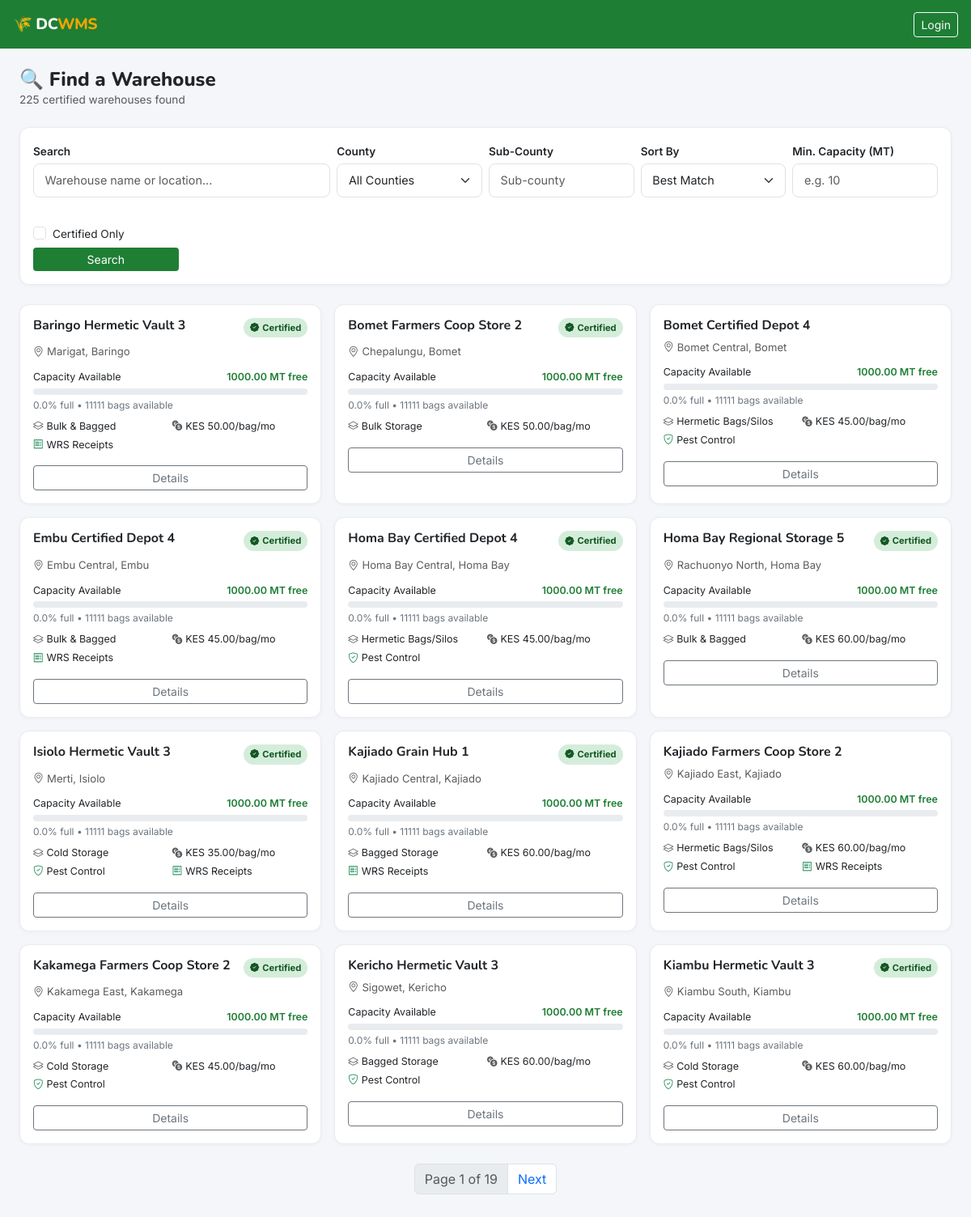
The page /warehouses/ on the database its author committed.
### warehouses/models.py (models this page shows, shortened)
class Warehouse(models.Model):
    operator = models.ForeignKey(
        settings.AUTH_USER_MODEL,
        on_delete=models.CASCADE,
        related_name='warehouses',
        limit_choices_to={'role': 'operator'}
    )
    name = models.CharField(max_length=200)
    registration_number = models.CharField(max_length=50, unique=True, blank=True)
    county = models.CharField(max_length=100, choices=COUNTY_CHOICES)
    sub_county = models.CharField(max_length=100)
    village = models.CharField(max_length=100, blank=True)
    physical_address = models.TextField()
    latitude = models.DecimalField(max_digits=9, decimal_places=6, null=True, blank=True)
    longitude = models.DecimalField(max_digits=9, decimal_places=6, null=True, blank=True)
    total_capacity_mt = models.DecimalField(
        max_digits=10, decimal_places=2,
        validators=[MinValueValidator(0.01)],
        help_text="Total capacity in metric tonnes"
    )
    available_capacity_mt = models.DecimalField(
        max_digits=10, decimal_places=2,
        validators=[MinValueValidator(0)],
        help_text="Currently available capacity in metric tonnes"
    )
    storage_type = models.CharField(max_length=20, choices=STORAGE_TYPE_CHOICES, default='bagged')
    certification_status = models.CharField(max_length=20, choices=CERTIFICATION_CHOICES, default='wrsc')
    certification_expiry = models.DateField(null=True, blank=True)
    has_pest_control = models.BooleanField(default=True)
    has_moisture_control = models.BooleanField(default=False)
    has_security = models.BooleanField(default=True)
    has_fumigation = models.BooleanField(default=False)
    accepts_wrs = models.BooleanField(default=True, verbose_name="Accepts WRS Receipts")
    contact_phone = models.CharField(max_length=15)
    contact_email = models.EmailField(blank=True)
    storage_fee_per_bag_month = models.DecimalField(
        max_digits=8, decimal_places=2, default=50.00,
        help_text="KES per 90kg bag per month"
    )
    is_active = models.BooleanField(default=True)
    created_at = models.DateTimeField(auto_now_add=True)
    updated_at = models.DateTimeField(auto_now=True)
    class Meta:
        ordering = ['-created_at']
        verbose_name = 'Warehouse'
        verbose_name_plural = 'Warehouses'
    @property
    def utilization_percent(self):
        if self.total_capacity_mt > 0:
            used = self.total_capacity_mt - self.available_capacity_mt
            return round((used / self.total_capacity_mt) * 100, 1)
        return 0
    @property
    def is_certified(self):
        return self.certification_status not in ['pending', 'none']
    @property
    def available_bags(self):
        return int(self.available_capacity_mt * 1000 / 90)

### warehouses/views.py (the view)
# urls.py: path('', views.warehouse_finder, name='finder'),
def warehouse_finder(request):
    form = WarehouseSearchForm(request.GET or None)
    warehouses = Warehouse.objects.filter(is_active=True)
    query = request.GET.get('q', '')
    county = request.GET.get('county', '')
    sub_county = request.GET.get('sub_county', '')
    min_capacity = request.GET.get('min_capacity', '')
    storage_type = request.GET.get('storage_type', '')
    certified_only = request.GET.get('certified_only', '')
    sort = request.GET.get('sort', '')
    if query:
        warehouses = warehouses.filter(
            Q(name__icontains=query) |
            Q(county__icontains=query) |
            Q(sub_county__icontains=query)
        )
    if county:
        warehouses = warehouses.filter(county=county)
    if sub_county:
        warehouses = warehouses.filter(sub_county__icontains=sub_county)
    if min_capacity:
        try:
            warehouses = warehouses.filter(available_capacity_mt__gte=float(min_capacity))
        except ValueError:
            pass
    if storage_type:
        warehouses = warehouses.filter(storage_type=storage_type)
    if certified_only:
        warehouses = warehouses.exclude(certification_status__in=['pending', 'none'])
    warehouses = warehouses.filter(available_capacity_mt__gt=0)
    if sort == 'nearest' and county:
        warehouses = warehouses.annotate(
            same_county=Case(
                When(county=county, then=Value(0)),
                default=Value(1),
                output_field=IntegerField()
            ),
            same_sub_county=Case(
                When(sub_county__iexact=sub_county, then=Value(0)),
                default=Value(1),
                output_field=IntegerField()
            )
        ).order_by('same_county', 'same_sub_county', '-available_capacity_mt')
    else:
        warehouses = warehouses.order_by('-available_capacity_mt')
    paginator = Paginator(warehouses, 12)
    page = request.GET.get('page', 1)
    warehouses_page = paginator.get_page(page)
    return render(request, 'warehouses/finder.html', {
        'warehouses': warehouses_page,
        'form': form,
        'counties': COUNTY_CHOICES,
        'total_results': warehouses.count(),
    })

### warehouses/forms.py
class WarehouseSearchForm(forms.Form):
    q = forms.CharField(required=False, widget=forms.TextInput(attrs={'placeholder': 'Search warehouse name or location...'}))
    county = forms.ChoiceField(
        choices=[('', 'All Counties')] + list(COUNTY_CHOICES),
        required=False,
        widget=forms.Select(attrs={'class': 'form-select'})
    )
    sort = forms.ChoiceField(
        choices=[('', 'Best Match'), ('nearest', 'Nearest Warehouse')],
        required=False,
        widget=forms.Select(attrs={'class': 'form-select'})
    )
    sub_county = forms.CharField(required=False, widget=forms.TextInput(attrs={'placeholder': 'Sub-county'}))
    min_capacity = forms.DecimalField(required=False, min_value=0, widget=forms.NumberInput(attrs={'placeholder': 'Min. metric tonnes'}))
    storage_type = forms.ChoiceField(choices=[('', 'Any Type')] + list(STORAGE_TYPE_CHOICES), required=False)
    certified_only = forms.BooleanField(required=False, label='Certified Warehouses Only')

### templates/warehouses/finder.html (shortened to what this page needs)
{% extends 'base.html' %}
{% block content %}
<div class="d-flex justify-content-between align-items-center mb-4">
  <div>
    <h4 class="mb-0" style="font-family:'Nunito',sans-serif;font-weight:800;">🔍 Find a Warehouse</h4>
    <p class="text-muted mb-0" style="font-size:.85rem;">{{ total_results }} certified warehouses found</p>
  </div>
</div>
<div class="card mb-4">
  <div class="card-body">
    <form method="get" class="row g-2 align-items-end">
      <div class="col-12 col-md-4">
        <label class="form-label">Search</label>
        <input type="text" name="q" class="form-control" placeholder="Warehouse name or location..." value="{{ request.GET.q }}">
      </div>
      <div class="col-6 col-md-2">
        <label class="form-label">County</label>
        <select name="county" class="form-select">
          <option value="">All Counties</option>
        </select>
      </div>
      <div class="col-6 col-md-2">
        <label class="form-label">Sub-County</label>
        <input type="text" name="sub_county" class="form-control" placeholder="Sub-county" value="{{ request.GET.sub_county }}">
      </div>
      <div class="col-6 col-md-2">
        <label class="form-label">Sort By</label>
        <select name="sort" class="form-select">
          <option value="" {% if not request.GET.sort %}selected{% endif %}>Best Match</option>
        </select>
      </div>
      <div class="col-6 col-md-2">
        <label class="form-label">Min. Capacity (MT)</label>
        <input type="number" name="min_capacity" class="form-control" placeholder="e.g. 10" value="{{ request.GET.min_capacity }}" min="0" step="0.1">
      </div>
      <div class="col-6 col-md-2 d-flex flex-column gap-1">
        <div class="form-check mt-4">
          <input class="form-check-input" type="checkbox" name="certified_only" id="certOnly" {% if request.GET.certified_only %}checked{% endif %}>
          <label class="form-check-label" for="certOnly" style="font-size:.85rem;">Certified Only</label>
        </div>
        <button type="submit" class="btn btn-green btn-sm">Search</button>
      </div>
    </form>
  </div>
</div>
{% if warehouses %}
<div class="row g-3">
  {% for w in warehouses %}
  <div class="col-12 col-md-6 col-lg-4">
    <div class="card warehouse-card h-100" onclick="location.href='{% url 'warehouses:detail' w.pk %}'">
      <div class="card-body">
        <div class="d-flex justify-content-between align-items-start mb-2">
          <h6 class="mb-0" style="font-weight:700;">{{ w.name }}</h6>
          {% if w.is_certified %}
            <span class="cert-badge"><i class="bi bi-patch-check-fill me-1"></i>Certified</span>
          {% endif %}
        </div>
        <div class="text-muted" style="font-size:.82rem;margin-bottom:.75rem;">
          <i class="bi bi-geo-alt me-1"></i>{{ w.sub_county }}, {{ w.county }}
        </div>
        <div class="mb-2">
          <div class="d-flex justify-content-between mb-1" style="font-size:.78rem;">
            <span>Capacity Available</span>
            <span style="font-weight:600;color:{% if w.utilization_percent > 85 %}#dc3545{% elif w.utilization_percent > 60 %}#f0a500{% else %}#1e7e34{% endif %};">
              {{ w.available_capacity_mt }} MT free
            </span>
          </div>
          <div class="capacity-bar">
          </div>
          <div style="font-size:.75rem;color:#6c757d;margin-top:.25rem;">{{ w.utilization_percent }}% full &bull; {{ w.available_bags }} bags available</div>
        </div>
        <div class="row g-1 mb-3" style="font-size:.78rem;">
          <div class="col-6"><i class="bi bi-layers me-1 text-muted"></i>{{ w.get_storage_type_display }}</div>
          <div class="col-6"><i class="bi bi-currency-exchange me-1 text-muted"></i>KES {{ w.storage_fee_per_bag_month }}/bag/mo</div>
          {% if w.has_pest_control %}<div class="col-6"><i class="bi bi-shield-check me-1 text-success"></i>Pest Control</div>{% endif %}
          {% if w.accepts_wrs %}<div class="col-6"><i class="bi bi-receipt me-1 text-success"></i>WRS Receipts</div>{% endif %}
        </div>
        <div class="d-flex gap-2">
          <a href="{% url 'warehouses:detail' w.pk %}" class="btn btn-sm btn-outline-secondary flex-grow-1" onclick="event.stopPropagation()">Details</a>
        </div>
      </div>
    </div>
  </div>
  {% endfor %}
</div>
{% if warehouses.has_other_pages %}
<nav class="mt-4">
  <ul class="pagination justify-content-center">
    <li class="page-item disabled"><span class="page-link">Page {{ warehouses.number }} of {{ warehouses.paginator.num_pages }}</span></li>
    {% if warehouses.has_next %}
      <li class="page-item"><a class="page-link" href="?page={{ warehouses.next_page_number }}&{{ request.GET.urlencode }}">Next</a></li>
    {% endif %}
  </ul>
</nav>
{% endif %}
{% endif %}
{% endblock %}

### templates/base.html (style rules this page uses)
:root { --green-primary: #1e7e34; --green-dark: #155724; --green-light: #d4edda; --amber: #f0a500; --amber-light: #fff3cd; --sidebar-w: 250px; --topbar-h: 60px; }
body { font-family: 'Inter', sans-serif; background: #f4f6f9; }
h1,h2,h3,h4,h5,h6,.brand { font-family: 'Nunito', sans-serif; }
.card { border: 1px solid #e9ecef; border-radius: 12px; box-shadow: 0 1px 4px rgba(0,0,0,.04); }
.capacity-bar { height: 8px; border-radius: 4px; background: #e9ecef; }
.btn-green { background: var(--green-primary); color: #fff; border: none; }
.warehouse-card { transition: transform .2s, box-shadow .2s; cursor: pointer; }
.cert-badge { font-size: .7rem; padding: .25rem .5rem; border-radius: 20px; background: var(--green-light); color: var(--green-dark); font-weight: 700; }
.form-control, .form-select { border-radius: 8px; border: 1px solid #dee2e6; padding: .55rem .85rem; font-size: .9rem; }
.form-label { font-weight: 600; font-size: .85rem; margin-bottom: .3rem; }

### rows shown on the page
Warehouse: name "Baringo Hermetic Vault 3", certification_status "Certified", sub_county "Marigat", county "Baringo", available_capacity_mt "1000.00", utilization_percent "0.0", available_bags "11111", storage_type "Bulk & Bagged", storage_fee_per_bag_month "50.00", accepts_wrs True (drawn)
Warehouse: name "Bomet Farmers Coop Store 2", certification_status "Certified", sub_county "Chepalungu", county "Bomet", available_capacity_mt "1000.00", utilization_percent "0.0", available_bags "11111", storage_type "Bulk Storage", storage_fee_per_bag_month "50.00"
Warehouse: name "Bomet Certified Depot 4", sub_county "Bomet Central", county "Bomet", available_capacity_mt "1000.00", utilization_percent "0.0", available_bags "11111", storage_type "Hermetic Bags/Silos", storage_fee_per_bag_month "45.00", has_pest_control True (drawn)
Warehouse: name "Embu Certified Depot 4", certification_status "Certified", sub_county "Embu Central", county "Embu", available_capacity_mt "1000.00", utilization_percent "0.0", available_bags "11111", storage_type "Bulk & Bagged", storage_fee_per_bag_month "45.00", accepts_wrs True (drawn)
Warehouse: name "Homa Bay Certified Depot 4", certification_status "Certified", sub_county "Homa Bay Central", county "Homa Bay", available_capacity_mt "1000.00", utilization_percent "0.0", available_bags "11111", storage_type "Hermetic Bags/Silos", storage_fee_per_bag_month "45.00", has_pest_control True (drawn)
Warehouse: name "Homa Bay Regional Storage 5", certification_status "Certified", sub_county "Rachuonyo North", county "Homa Bay", available_capacity_mt "1000.00", utilization_percent "0.0", available_bags "11111", storage_type "Bulk & Bagged", storage_fee_per_bag_month "60.00"
Warehouse: name "Isiolo Hermetic Vault 3", certification_status "Certified", sub_county "Merti", county "Isiolo", available_capacity_mt "1000.00", utilization_percent "0.0", available_bags "11111", storage_type "Cold Storage", storage_fee_per_bag_month "35.00", has_pest_control True (drawn), accepts_wrs True (drawn)
Warehouse: name "Kajiado Grain Hub 1", certification_status "Certified", sub_county "Kajiado Central", county "Kajiado", available_capacity_mt "1000.00", utilization_percent "0.0", available_bags "11111", storage_type "Bagged Storage", storage_fee_per_bag_month "60.00", accepts_wrs True (drawn)
Warehouse: name "Kajiado Farmers Coop Store 2", sub_county "Kajiado East", county "Kajiado", available_capacity_mt "1000.00", utilization_percent "0.0", available_bags "11111", storage_type "Hermetic Bags/Silos", storage_fee_per_bag_month "60.00", has_pest_control True (drawn), accepts_wrs True (drawn)
Warehouse: name "Kakamega Farmers Coop Store 2", certification_status "Certified", sub_county "Kakamega East", county "Kakamega", available_capacity_mt "1000.00", utilization_percent "0.0", available_bags "11111", storage_type "Cold Storage", storage_fee_per_bag_month "45.00", has_pest_control True (drawn)
Warehouse: name "Kericho Hermetic Vault 3", sub_county "Sigowet", county "Kericho", available_capacity_mt "1000.00", utilization_percent "0.0", available_bags "11111", storage_type "Bagged Storage", storage_fee_per_bag_month "60.00", has_pest_control True (drawn)
Warehouse: name "Kiambu Hermetic Vault 3", certification_status "Certified", sub_county "Kiambu South", county "Kiambu", available_capacity_mt "1000.00", utilization_percent "0.0", available_bags "11111", storage_type "Cold Storage", storage_fee_per_bag_month "60.00", has_pest_control True (drawn)

### other values the page prints
{{ total_results }} "225"
{{ warehouses.number }} "1"
{{ warehouses.paginator.num_pages }} "19"
